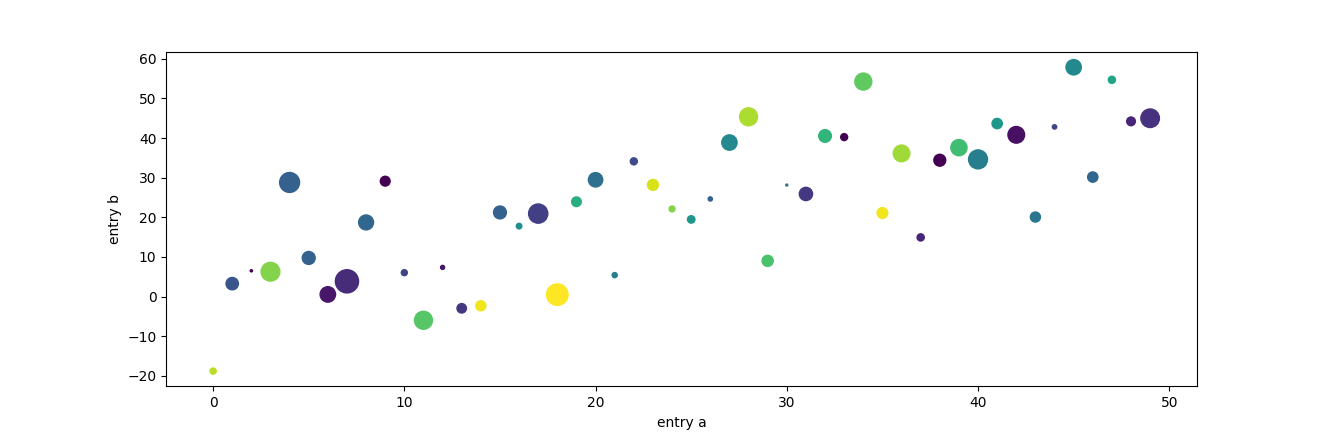

Source code (Python):
import matplotlib.pyplot as plt
import numpy as np

plt.figure()
plt.plot([1,2,3,4],'ro')
plt.ylabel('some numbers')

t = np.arange(0., 5., 0.2)

plt.figure()
plt.plot(t,t,'r--',t,t**2,'bs',t,t**3,'g^')
plt.show()

data = {'a': np.arange(50),
        'c': np.random.randint(0, 50, 50),
        'd': np.random.randn(50)}
data['b'] = data['a'] + 10 * np.random.randn(50)
data['d'] = np.abs(data['d']) * 100

plt.scatter('a', 'b', c='c', s='d', data=data)
plt.xlabel('entry a')
plt.ylabel('entry b')
plt.show()
